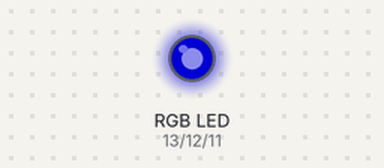
This sketch was run on a simulated Arduino Uno, built with avr-gcc and run on an emulated ATmega328P. On the bench: an RGB LED mixed from three pins (HIGH = lit). Dim RGB values are drawn brighter than linear.

Above: at 0.05 s.
At 0.9 s:
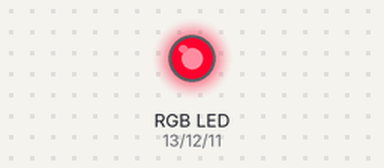
At 1.75 s:
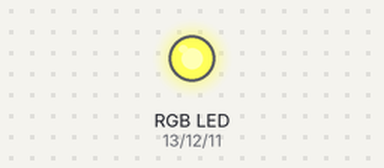
At 2.45 s:
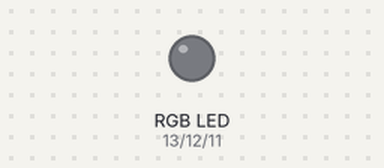
At 3.45 s:
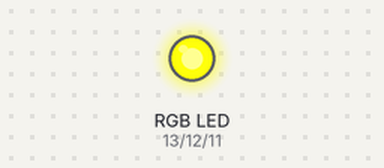
Timing chart, 0 to 8.1 s (numbered marks = the images above):
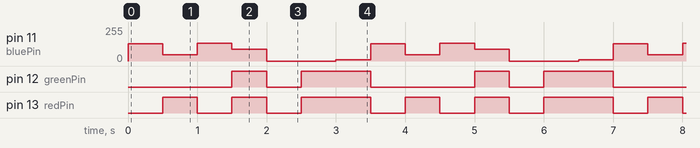

The sketch:

rgb_led.ino
```cpp
const int redPin = 13;
const int greenPin = 12;
const int bluePin = 11;

void setup() {
  pinMode(redPin, OUTPUT);
  pinMode(greenPin, OUTPUT);
  pinMode(bluePin, OUTPUT);
}

void loop() {
 setColor(90, 45, 129);
 delay(500);
 setColor(200, 16, 46);
 delay(500);
 setColor(0, 70, 135);
 delay(500);
 setColor(180, 151, 90);
 delay(500);
 setColor(0, 0, 0);
 delay(500);
 setColor(255, 255, 0);
 delay(500);
 setColor(184, 134, 11);
 delay(500);
}

void setColor(int red, int green, int blue) {
  analogWrite(redPin, red);
  analogWrite(greenPin, green);
  analogWrite(bluePin, blue);
}
```

Measured:
- by itself, pin 11 (bluePin): repeats every 3.5 s: 46/255 0.50 s, 135/255 0.50 s, 90/255 0.50 s, 0/255 1.0 s, 11/255 0.50 s, 129/255 0.50 s
- by itself, pin 12 (greenPin): repeats every 3.5 s: LOW 0.50 s, HIGH 1.0 s, LOW 1.5 s, HIGH 0.50 s
- by itself, pin 13 (redPin): repeats every 3.5 s: LOW 0.50 s, HIGH 0.50 s, LOW 0.50 s, HIGH 1.0 s, LOW 0.50 s, HIGH 0.50 s
